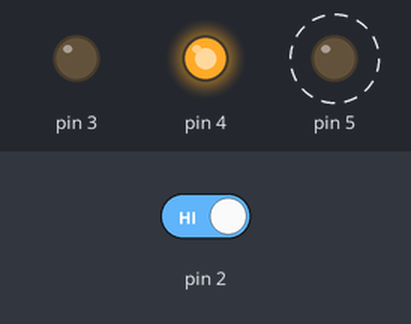
A sketch run on a simulated Arduino Uno, built with avr-gcc and run on an emulated ATmega328P. On the bench: output pins drawn as LEDs (lit = HIGH). Dashed ring = blinking. The test bench sets the inputs (shaded band); at power-on: pin 2 HIGH.

Above: at 1.45 s.
1.5 s: pin 2 driven LOW
At 2.7 s:
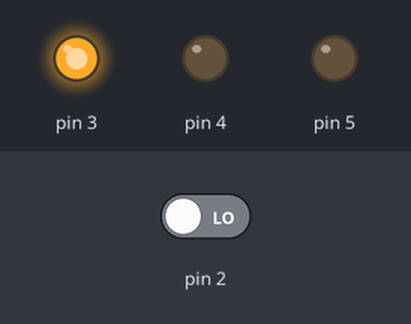
3.0 s: pin 2 driven HIGH
At 3.15 s:
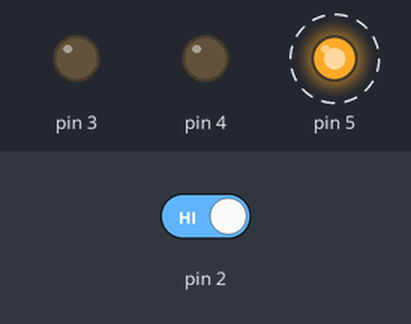
Timing chart, 0 to 12.0 s (numbered marks = the images above; inputs shaded):
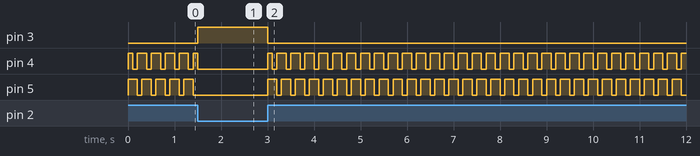

Measured:
- after the input at 1.5 s, pin 3: LOW → HIGH at once; pin 5: stops changing and stays LOW
- after the input at 3.0 s, pin 3: HIGH → LOW at once; pin 4: LOW → HIGH at once, then repeats every 0.30 s: LOW 0.10 s, HIGH 0.20 s; pin 5: alternates HIGH for 0.20 s and LOW for 0.10 s, starting at once
- by itself, pin 5: alternates HIGH for 0.20 s and LOW for 0.10 s

The sketch:

project2-spaceship.ino
```cpp
int switchState = 0;


void setup() {
  // Switch as input
  pinMode(2, INPUT);

  // LED as outputs
  pinMode(3, OUTPUT);
  pinMode(4, OUTPUT);
  pinMode(5, OUTPUT);
}

void loop() {
  switchState = digitalRead(2);

  if(switchState == 0) {
    digitalWrite(3, HIGH);

    digitalWrite(4, LOW);
    digitalWrite(5, LOW);
  }
  else {
    digitalWrite(3, LOW);

    // Blinking LEDs
    digitalWrite(4, HIGH);
    digitalWrite(5, HIGH);
    delay(100);
    digitalWrite(4, LOW);
    delay(100);
    digitalWrite(4, HIGH);
    digitalWrite(5, LOW);
    delay(100);
  }

}
```
